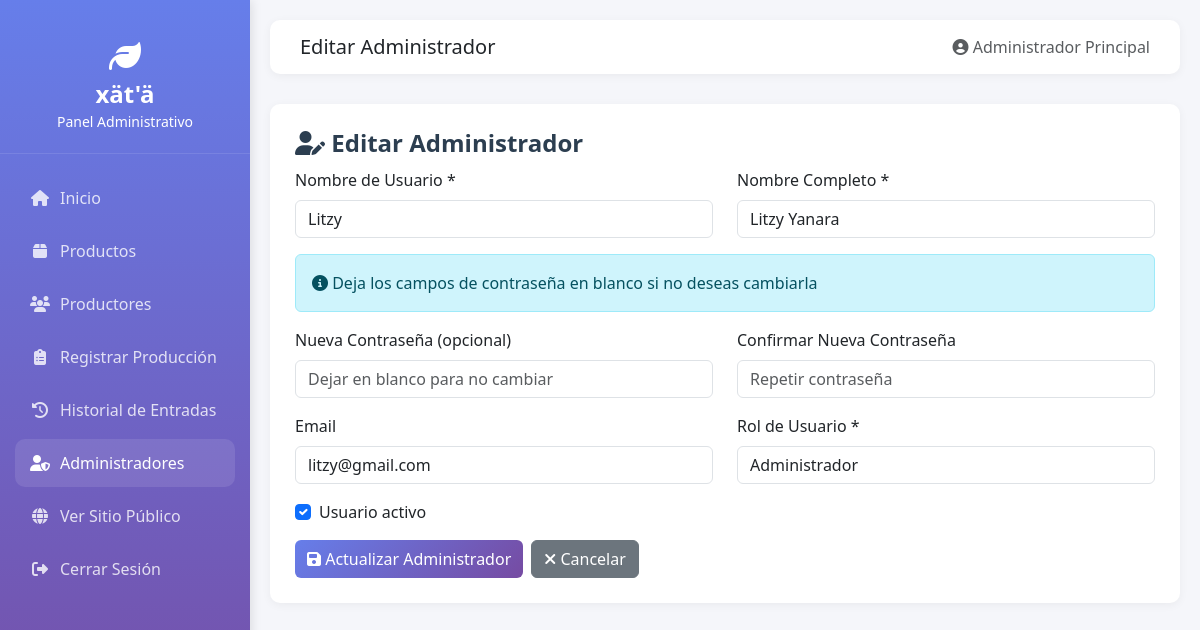
Page /admin/editar_administrador.php?id=3 (signed in) on the committed database.
### tables this page shows
CREATE TABLE `usuarios_admin` (
  `id` int(11) NOT NULL,
  `usuario` varchar(50) NOT NULL,
  `password` varchar(255) NOT NULL,
  `rol` enum('super_admin','admin') DEFAULT 'admin',
  `nombre_completo` varchar(100) NOT NULL,
  `email` varchar(100) DEFAULT NULL,
  `fecha_creacion` timestamp NOT NULL DEFAULT current_timestamp(),
  `ultimo_acceso` datetime DEFAULT NULL,
  `activo` tinyint(1) DEFAULT 1
);

### admin/editar_administrador.php (the view, shortened to what this page needs)
<?php
require_once '../includes/conexion.php';
$admin_id = intval($_GET['id']);
$query = "SELECT * FROM usuarios_admin WHERE id = ?";
$stmt = $conn->prepare($query);
$stmt->bind_param("i", $admin_id);
$stmt->execute();
$resultado = $stmt->get_result();
$administrador = $resultado->fetch_assoc();
include '../includes/header.php';
?>
<div class="content-card">
    <h1 class="page-title">
        <i class="fas fa-user-edit"></i> Editar Administrador
    </h1>
    <form method="POST">
        <div class="row">
            <div class="col-md-6">
                <div class="mb-3">
                    <label for="usuario" class="form-label">Nombre de Usuario *</label>
                    <input type="text" class="form-control" id="usuario" name="usuario"
                           value="<?php echo htmlspecialchars($administrador['usuario']); ?>"
                           required>
                </div>
            </div>
            <div class="col-md-6">
                <div class="mb-3">
                    <label for="nombre_completo" class="form-label">Nombre Completo *</label>
                    <input type="text" class="form-control" id="nombre_completo" name="nombre_completo"
                           value="<?php echo htmlspecialchars($administrador['nombre_completo']); ?>"
                           required>
                </div>
            </div>
        </div>
        <div class="alert alert-info">
            <i class="fas fa-info-circle"></i>
            Deja los campos de contraseña en blanco si no deseas cambiarla
        </div>
        <div class="row">
            <div class="col-md-6">
                <div class="mb-3">
                    <label for="password" class="form-label">Nueva Contraseña (opcional)</label>
                    <input type="password" class="form-control" id="password" name="password"
                           placeholder="Dejar en blanco para no cambiar">
                </div>
            </div>
            <div class="col-md-6">
                <div class="mb-3">
                    <label for="password_confirm" class="form-label">Confirmar Nueva Contraseña</label>
                    <input type="password" class="form-control" id="password_confirm" name="password_confirm"
                           placeholder="Repetir contraseña">
                </div>
            </div>
        </div>
        <div class="row">
            <div class="col-md-6">
                <div class="mb-3">
                    <label for="email" class="form-label">Email</label>
                    <input type="email" class="form-control" id="email" name="email"
                           value="<?php echo htmlspecialchars($administrador['email']); ?>">
                </div>
            </div>
            <div class="col-md-6">
                <div class="mb-3">
                    <label for="rol" class="form-label">Rol de Usuario *</label>
                    <select class="form-control" id="rol" name="rol" required>
                        <option value="admin" <?php echo $administrador['rol'] === 'admin' ? 'selected' : ''; ?>>
                            Administrador
                        </option>
                    </select>
                </div>
            </div>
        </div>
        <div class="mb-3">
            <div class="form-check">
                <input class="form-check-input" type="checkbox" id="activo" name="activo"
                       <?php echo $administrador['activo'] == 1 ? 'checked' : ''; ?>>
                <label class="form-check-label" for="activo">
                    Usuario activo
                </label>
            </div>
        </div>
        <div class="d-flex gap-2">
            <button type="submit" class="btn btn-primary">
                <i class="fas fa-save"></i> Actualizar Administrador
            </button>
            <a href="administradores_crud.php" class="btn btn-secondary">
                <i class="fas fa-times"></i> Cancelar
            </a>
        </div>
    </form>
</div>
<?php include '../includes/footer.php'; ?>

### includes/header.php (style rules this page uses)
:root { --primary-color: #667eea; --secondary-color: #764ba2; --sidebar-width: 250px; }
body { font-family: 'Segoe UI', Tahoma, Geneva, Verdana, sans-serif; background-color: #f5f6fa; }
.content-card { background: white; border-radius: 10px; padding: 25px; box-shadow: 0 2px 10px rgba(0, 0, 0, 0.05); margin-bottom: 20px; }
.page-title { font-size: 24px; font-weight: 600; color: #2c3e50; margin-bottom: 10px; }
.btn-primary { background: linear-gradient(135deg, var(--primary-color) 0%, var(--secondary-color) 100%); border: none; }

### rows in the picture
usuarios_admin: usuario "Litzy", nombre_completo "Litzy Yanara", email "litzy@gmail.com", rol "Administrador", activo "☑"

### other values in the picture
$titulo_pagina "Editar Administrador"
obtenerNombreUsuario() "Administrador Principal"
